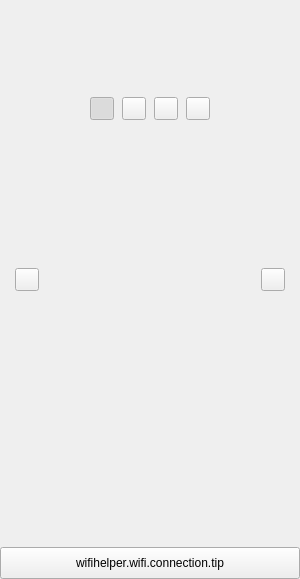
<?xml version="1.0" encoding="UTF-8"?>
<ui version="4.0">
 <class>PLSWiFiStackView</class>
 <widget class="QWidget" name="PLSWiFiStackView">
  <property name="geometry">
   <rect>
    <x>0</x>
    <y>0</y>
    <width>300</width>
    <height>579</height>
   </rect>
  </property>
  <layout class="QVBoxLayout" name="verticalLayout_4" stretch="15,55,15,5">
   <property name="spacing">
    <number>0</number>
   </property>
   <property name="sizeConstraint">
    <enum>QLayout::SetNoConstraint</enum>
   </property>
   <property name="leftMargin">
    <number>0</number>
   </property>
   <property name="topMargin">
    <number>0</number>
   </property>
   <property name="rightMargin">
    <number>0</number>
   </property>
   <property name="bottomMargin">
    <number>0</number>
   </property>
   <item>
    <spacer name="verticalSpacer_9">
     <property name="orientation">
      <enum>Qt::Vertical</enum>
     </property>
     <property name="sizeType">
      <enum>QSizePolicy::Expanding</enum>
     </property>
     <property name="sizeHint" stdset="0">
      <size>
       <width>20</width>
       <height>1</height>
      </size>
     </property>
    </spacer>
   </item>
   <item>
    <layout class="QVBoxLayout" name="verticalLayout_3" stretch="5,40,10">
     <property name="spacing">
      <number>0</number>
     </property>
     <property name="sizeConstraint">
      <enum>QLayout::SetNoConstraint</enum>
     </property>
     <item>
      <layout class="QHBoxLayout" name="horizontalLayout_5">
       <property name="spacing">
        <number>8</number>
       </property>
       <property name="sizeConstraint">
        <enum>QLayout::SetNoConstraint</enum>
       </property>
       <property name="topMargin">
        <number>0</number>
       </property>
       <property name="bottomMargin">
        <number>0</number>
       </property>
       <item>
        <spacer name="horizontalSpacer_7">
         <property name="orientation">
          <enum>Qt::Horizontal</enum>
         </property>
         <property name="sizeHint" stdset="0">
          <size>
           <width>1</width>
           <height>1</height>
          </size>
         </property>
        </spacer>
       </item>
       <item>
        <widget class="QToolButton" name="indicatorHome">
         <property name="text">
          <string/>
         </property>
         <property name="checkable">
          <bool>true</bool>
         </property>
         <property name="checked">
          <bool>true</bool>
         </property>
         <property name="autoExclusive">
          <bool>true</bool>
         </property>
        </widget>
       </item>
       <item>
        <widget class="QToolButton" name="indicatorOne">
         <property name="text">
          <string/>
         </property>
         <property name="checkable">
          <bool>true</bool>
         </property>
         <property name="checked">
          <bool>false</bool>
         </property>
         <property name="autoExclusive">
          <bool>true</bool>
         </property>
        </widget>
       </item>
       <item>
        <widget class="QToolButton" name="indicatorTwo">
         <property name="text">
          <string/>
         </property>
         <property name="checkable">
          <bool>true</bool>
         </property>
         <property name="checked">
          <bool>false</bool>
         </property>
         <property name="autoExclusive">
          <bool>true</bool>
         </property>
        </widget>
       </item>
       <item>
        <widget class="QToolButton" name="indicatorThree">
         <property name="text">
          <string/>
         </property>
         <property name="checkable">
          <bool>true</bool>
         </property>
         <property name="checked">
          <bool>false</bool>
         </property>
         <property name="autoExclusive">
          <bool>true</bool>
         </property>
        </widget>
       </item>
       <item>
        <spacer name="horizontalSpacer_8">
         <property name="orientation">
          <enum>Qt::Horizontal</enum>
         </property>
         <property name="sizeHint" stdset="0">
          <size>
           <width>1</width>
           <height>1</height>
          </size>
         </property>
        </spacer>
       </item>
      </layout>
     </item>
     <item>
      <widget class="QFrame" name="centerFrame">
       <layout class="QHBoxLayout" name="horizontalLayout_2">
        <property name="spacing">
         <number>0</number>
        </property>
        <property name="sizeConstraint">
         <enum>QLayout::SetNoConstraint</enum>
        </property>
        <property name="leftMargin">
         <number>0</number>
        </property>
        <property name="topMargin">
         <number>0</number>
        </property>
        <property name="rightMargin">
         <number>0</number>
        </property>
        <property name="bottomMargin">
         <number>0</number>
        </property>
        <item>
         <layout class="QVBoxLayout" name="verticalLayout" stretch="135,15,85">
          <property name="spacing">
           <number>0</number>
          </property>
          <property name="sizeConstraint">
           <enum>QLayout::SetNoConstraint</enum>
          </property>
          <property name="leftMargin">
           <number>15</number>
          </property>
          <property name="topMargin">
           <number>0</number>
          </property>
          <item>
           <spacer name="verticalSpacer_3">
            <property name="orientation">
             <enum>Qt::Vertical</enum>
            </property>
            <property name="sizeType">
             <enum>QSizePolicy::Expanding</enum>
            </property>
            <property name="sizeHint" stdset="0">
             <size>
              <width>1</width>
              <height>1</height>
             </size>
            </property>
           </spacer>
          </item>
          <item>
           <widget class="QToolButton" name="leftPageBtn">
            <property name="text">
             <string/>
            </property>
           </widget>
          </item>
          <item>
           <spacer name="verticalSpacer_6">
            <property name="orientation">
             <enum>Qt::Vertical</enum>
            </property>
            <property name="sizeType">
             <enum>QSizePolicy::Expanding</enum>
            </property>
            <property name="sizeHint" stdset="0">
             <size>
              <width>1</width>
              <height>1</height>
             </size>
            </property>
           </spacer>
          </item>
         </layout>
        </item>
        <item>
         <spacer name="horizontalSpacer_4">
          <property name="orientation">
           <enum>Qt::Horizontal</enum>
          </property>
          <property name="sizeHint" stdset="0">
           <size>
            <width>1</width>
            <height>1</height>
           </size>
          </property>
         </spacer>
        </item>
        <item>
         <widget class="QLabel" name="pageLabel">
          <property name="text">
           <string/>
          </property>
          <property name="alignment">
           <set>Qt::AlignHCenter|Qt::AlignTop</set>
          </property>
         </widget>
        </item>
        <item>
         <spacer name="horizontalSpacer_6">
          <property name="orientation">
           <enum>Qt::Horizontal</enum>
          </property>
          <property name="sizeHint" stdset="0">
           <size>
            <width>1</width>
            <height>1</height>
           </size>
          </property>
         </spacer>
        </item>
        <item>
         <layout class="QVBoxLayout" name="verticalLayout_2" stretch="135,15,85">
          <property name="spacing">
           <number>0</number>
          </property>
          <property name="sizeConstraint">
           <enum>QLayout::SetNoConstraint</enum>
          </property>
          <property name="topMargin">
           <number>0</number>
          </property>
          <property name="rightMargin">
           <number>15</number>
          </property>
          <item>
           <spacer name="verticalSpacer_4">
            <property name="orientation">
             <enum>Qt::Vertical</enum>
            </property>
            <property name="sizeType">
             <enum>QSizePolicy::Expanding</enum>
            </property>
            <property name="sizeHint" stdset="0">
             <size>
              <width>1</width>
              <height>1</height>
             </size>
            </property>
           </spacer>
          </item>
          <item>
           <widget class="QToolButton" name="rightPageBtn">
            <property name="text">
             <string/>
            </property>
           </widget>
          </item>
          <item>
           <spacer name="verticalSpacer_7">
            <property name="orientation">
             <enum>Qt::Vertical</enum>
            </property>
            <property name="sizeType">
             <enum>QSizePolicy::Expanding</enum>
            </property>
            <property name="sizeHint" stdset="0">
             <size>
              <width>1</width>
              <height>1</height>
             </size>
            </property>
           </spacer>
          </item>
         </layout>
        </item>
       </layout>
      </widget>
     </item>
     <item>
      <layout class="QHBoxLayout" name="horizontalLayout_3">
       <property name="spacing">
        <number>0</number>
       </property>
       <property name="sizeConstraint">
        <enum>QLayout::SetNoConstraint</enum>
       </property>
       <item>
        <widget class="QLabel" name="tipLabel">
         <property name="text">
          <string/>
         </property>
         <property name="alignment">
          <set>Qt::AlignHCenter|Qt::AlignTop</set>
         </property>
         <property name="wordWrap">
          <bool>false</bool>
         </property>
        </widget>
       </item>
      </layout>
     </item>
    </layout>
   </item>
   <item>
    <spacer name="verticalSpacer">
     <property name="orientation">
      <enum>Qt::Vertical</enum>
     </property>
     <property name="sizeHint" stdset="0">
      <size>
       <width>20</width>
       <height>1</height>
      </size>
     </property>
    </spacer>
   </item>
   <item>
    <layout class="QHBoxLayout" name="horizontalLayout_4">
     <property name="spacing">
      <number>0</number>
     </property>
     <property name="sizeConstraint">
      <enum>QLayout::SetNoConstraint</enum>
     </property>
     <item>
      <widget class="QToolButton" name="tipsBtn">
       <property name="sizePolicy">
        <sizepolicy hsizetype="Preferred" vsizetype="Preferred">
         <horstretch>0</horstretch>
         <verstretch>0</verstretch>
        </sizepolicy>
       </property>
       <property name="layoutDirection">
        <enum>Qt::RightToLeft</enum>
       </property>
       <property name="text">
        <string>wifihelper.wifi.connection.tip</string>
       </property>
       <property name="icon">
        <iconset>
         <normaloff>:/images/btn-mastervolume-nomal.svg</normaloff>:/images/btn-mastervolume-nomal.svg</iconset>
       </property>
       <property name="iconSize">
        <size>
         <width>11</width>
         <height>6</height>
        </size>
       </property>
       <property name="toolButtonStyle">
        <enum>Qt::ToolButtonTextBesideIcon</enum>
       </property>
      </widget>
     </item>
    </layout>
   </item>
  </layout>
 </widget>
 <resources/>
 <connections/>
</ui>
